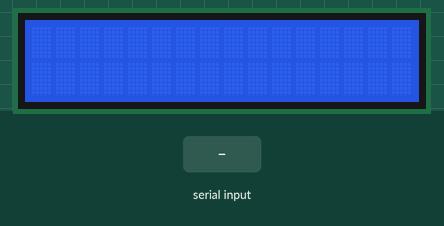
A sketch run on a simulated Arduino Mega 2560, built with avr-gcc and run on an emulated ATmega2560. Shown: 16×2 character LCD. Inputs (shaded band) come from the test bench. What the sketch prints to the serial monitor is not drawn.

Above: at 1.2 s.
1.3 s: "1" received over the second serial link
At 2.8 s:
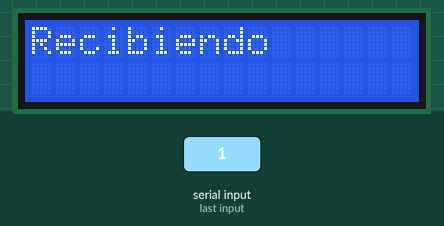
7.0 s: "0" received over the second serial link
At 10.1 s:
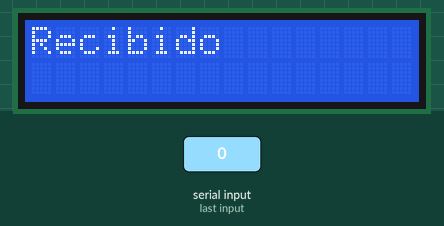
13.5 s: "2" received over the second serial link
At 19.9 s:
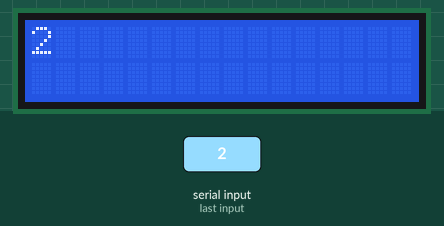
Timing chart, 0 to 21.4 s (numbered marks = the images above; inputs shaded):
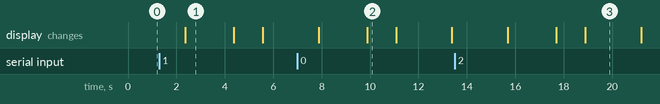

The sketch:

comunicacion_serial2.ino
```cpp
#include <LiquidCrystal.h>
#include <SoftwareSerial.h>

//LiquidCrystal lcd(RS,E,D4,D5,D6,D7);

SoftwareSerial Serial1(10, 11); // RX, TX
LiquidCrystal lcd(2,3,4,5,6,7);
String s1;

void setup()
{
	Serial1.begin(9600);
    Serial.begin(9600);
    lcd.begin(16,2);
}

void loop()
{

  if(Serial1.available()>0){


    lcd.print("Recibiendo");

  	Serial.println("Recibiendo...");
    delay(2000);
    lcd.clear();
    lcd.print("Recibido");
    Serial.println("Recibido :");

   	s1 = Serial1.readString();
    delay(200);
    lcd.clear();
    lcd.print(s1);
  	Serial.println(s1);

  }

  delay(2300);
  lcd.clear();

  }
```

Measured:
- after the input at 1.3 s, the display: changes after 1.1 s (image 1)
- after the input at 7.0 s, the display: first differs from a run without the input after 0.88 s (image 2 shows a later state)
- after the input at 13.5 s, the display: first changes after 2.2 s (image 3 shows a later state)
- what the display in image 1 shows lasts 2.0 s, from 2.4 s to 4.4 s
- what the display in image 2 shows lasts 1.2 s, from 9.9 s to 11.1 s
